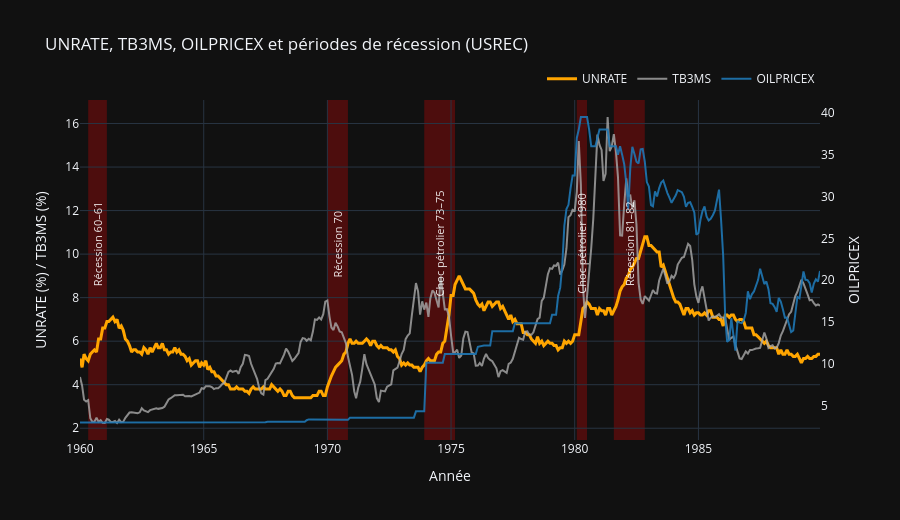

Source (notebook cell):
### Code cell
import pandas as pd
import plotly.graph_objects as go

# ----------------------------
# 1) Données (UNRATE, TB3MS, OILPRICEX, USREC)
# ----------------------------
keep_cols = ["UNRATE", "TB3MS", "OILPRICEX", "USREC"]
df_plot = df_train[keep_cols].copy()
df_plot.index = pd.to_datetime(df_plot.index)

usrec = df_plot["USREC"]

# ----------------------------
# 2) Détection des crises (USREC = 1)
# ----------------------------
crisis_start = (usrec == 1) & (usrec.shift(1).fillna(0) == 0)
crisis_end   = (usrec == 1) & (usrec.shift(-1).fillna(0) == 0)

crises = pd.DataFrame({
    "start": usrec.index[crisis_start],
    "end": usrec.index[crisis_end]
}).reset_index(drop=True)

# ----------------------------
# 3) Noms des crises (jusqu’à 1990)
# ----------------------------
crisis_names = {
    "1960-05-01": "Récession 60–61",
    "1970-01-01": "Récession 70",
    "1973-12-01": "Choc pétrolier 73–75",
    "1980-02-01": "Choc pétrolier 1980",
    "1981-08-01": "Récession 81–82",
    "1990-08-01": "Récession 90–91",
}

# ----------------------------
# 4) Figure Plotly
# ----------------------------
fig = go.Figure()

# UNRATE (axe gauche, orange)
fig.add_trace(
    go.Scatter(
        x=df_plot.index,
        y=df_plot["UNRATE"],
        mode="lines",
        name="UNRATE",
        line=dict(width=3, color="#FFA500"),
        opacity=1.0,
        yaxis="y",
    )
)

# TB3MS (axe gauche, gris)
fig.add_trace(
    go.Scatter(
        x=df_plot.index,
        y=df_plot["TB3MS"],
        mode="lines",
        name="TB3MS",
        line=dict(width=2, color="#AAAAAA"),
        opacity=0.8,
        yaxis="y",
    )
)

# OILPRICEX (axe droit)
fig.add_trace(
    go.Scatter(
        x=df_plot.index,
        y=df_plot["OILPRICEX"],
        mode="lines",
        name="OILPRICEX",
        line=dict(width=2, color="#1f77b4"),
        opacity=0.9,
        yaxis="y2",
    )
)

# ----------------------------
# 5) Zones de récession + labels
# ----------------------------
y_max = float(df_plot["UNRATE"].max())
y_text = y_max * 0.97

shapes = []
annotations = []

for _, row in crises.iterrows():
    start, end = row["start"], row["end"]

    shapes.append(
        dict(
            type="rect",
            xref="x",
            yref="paper",
            x0=start,
            x1=end,
            y0=0,
            y1=1,
            fillcolor="red",
            opacity=0.25,
            line=dict(width=0),
            layer="below",
        )
    )

    label = crisis_names.get(start.strftime("%Y-%m-%d"))
    if label:
        mid = start + (end - start) / 2
        annotations.append(
            dict(
                x=mid,
                y=y_text,
                xref="x",
                yref="y",
                text=label,
                showarrow=False,
                textangle=-90,
                font=dict(size=11, color="white"),
                opacity=0.9,
            )
        )

# ----------------------------
# 6) Layout (2 axes Y)
# ----------------------------
fig.update_layout(
    title="UNRATE, TB3MS, OILPRICEX et périodes de récession (USREC)",
    xaxis_title="Année",
    yaxis=dict(
        title="UNRATE (%) / TB3MS (%)",
        showgrid=True,
    ),
    yaxis2=dict(
        title="OILPRICEX",
        overlaying="y",
        side="right",
        showgrid=False,
    ),
    template="plotly_dark",
    shapes=shapes,
    annotations=annotations,
    height=520,
    legend=dict(
        orientation="h",
        yanchor="bottom",
        y=1.02,
        xanchor="right",
        x=1
    ),
)

fig.show()

### Figure 1 — Plotly figure (JSON) as saved in the notebook; plotly's stock layout.template omitted (floating-point values rounded to 4 significant figures; data arrays with more than 128 entries replaced by an {"elided": "..."} marker saying what was removed)
{"data": [{"line": {"color": "#FFA500", "width": 3}, "mode": "lines", "name": "UNRATE", "opacity": 1, "type": "scatter", "x": {"elided": "360 str values"}, "y": {"elided": "360 float values"}, "yaxis": "y"}, {"line": {"color": "#AAAAAA", "width": 2}, "mode": "lines", "name": "TB3MS", "opacity": 0.8, "type": "scatter", "x": {"elided": "360 str values"}, "y": {"elided": "360 float values"}, "yaxis": "y"}, {"line": {"color": "#1f77b4", "width": 2}, "mode": "lines", "name": "OILPRICEX", "opacity": 0.9, "type": "scatter", "x": {"elided": "360 str values"}, "y": {"elided": "360 float values"}, "yaxis": "y2"}], "layout": {"annotations": [{"font": {"color": "white", "size": 11}, "opacity": 0.9, "showarrow": false, "text": "Récession 60–61", "textangle": -90, "x": "1960-09-16T00:00:00+00:00", "xref": "x", "y": 10.48, "yref": "y"}, {"font": {"color": "white", "size": 11}, "opacity": 0.9, "showarrow": false, "text": "Récession 70", "textangle": -90, "x": "1970-06-02T00:00:00+00:00", "xref": "x", "y": 10.48, "yref": "y"}, {"font": {"color": "white", "size": 11}, "opacity": 0.9, "showarrow": false, "text": "Choc pétrolier 73–75", "textangle": -90, "x": "1974-07-16T12:00:00+00:00", "xref": "x", "y": 10.48, "yref": "y"}, {"font": {"color": "white", "size": 11}, "opacity": 0.9, "showarrow": false, "text": "Choc pétrolier 1980", "textangle": -90, "x": "1980-04-16T12:00:00+00:00", "xref": "x", "y": 10.48, "yref": "y"}, {"font": {"color": "white", "size": 11}, "opacity": 0.9, "showarrow": false, "text": "Récession 81–82", "textangle": -90, "x": "1982-03-17T12:00:00+00:00", "xref": "x", "y": 10.48, "yref": "y"}], "height": 520, "legend": {"orientation": "h", "x": 1, "xanchor": "right", "y": 1.02, "yanchor": "bottom"}, "shapes": [{"fillcolor": "red", "layer": "below", "line": {"width": 0}, "opacity": 0.25, "type": "rect", "x0": "1960-05-01T00:00:00+00:00", "x1": "1961-02-01T00:00:00+00:00", "xref": "x", "y0": 0, "y1": 1, "yref": "paper"}, {"fillcolor": "red", "layer": "below", "line": {"width": 0}, "opacity": 0.25, "type": "rect", "x0": "1970-01-01T00:00:00+00:00", "x1": "1970-11-01T00:00:00+00:00", "xref": "x", "y0": 0, "y1": 1, "yref": "paper"}, {"fillcolor": "red", "layer": "below", "line": {"width": 0}, "opacity": 0.25, "type": "rect", "x0": "1973-12-01T00:00:00+00:00", "x1": "1975-03-01T00:00:00+00:00", "xref": "x", "y0": 0, "y1": 1, "yref": "paper"}, {"fillcolor": "red", "layer": "below", "line": {"width": 0}, "opacity": 0.25, "type": "rect", "x0": "1980-02-01T00:00:00+00:00", "x1": "1980-07-01T00:00:00+00:00", "xref": "x", "y0": 0, "y1": 1, "yref": "paper"}, {"fillcolor": "red", "layer": "below", "line": {"width": 0}, "opacity": 0.25, "type": "rect", "x0": "1981-08-01T00:00:00+00:00", "x1": "1982-11-01T00:00:00+00:00", "xref": "x", "y0": 0, "y1": 1, "yref": "paper"}], "title": {"text": "UNRATE, TB3MS, OILPRICEX et périodes de récession (USREC)"}, "xaxis": {"title": {"text": "Année"}}, "yaxis": {"showgrid": true, "title": {"text": "UNRATE (%) / TB3MS (%)"}}, "yaxis2": {"overlaying": "y", "showgrid": false, "side": "right", "title": {"text": "OILPRICEX"}}}}
